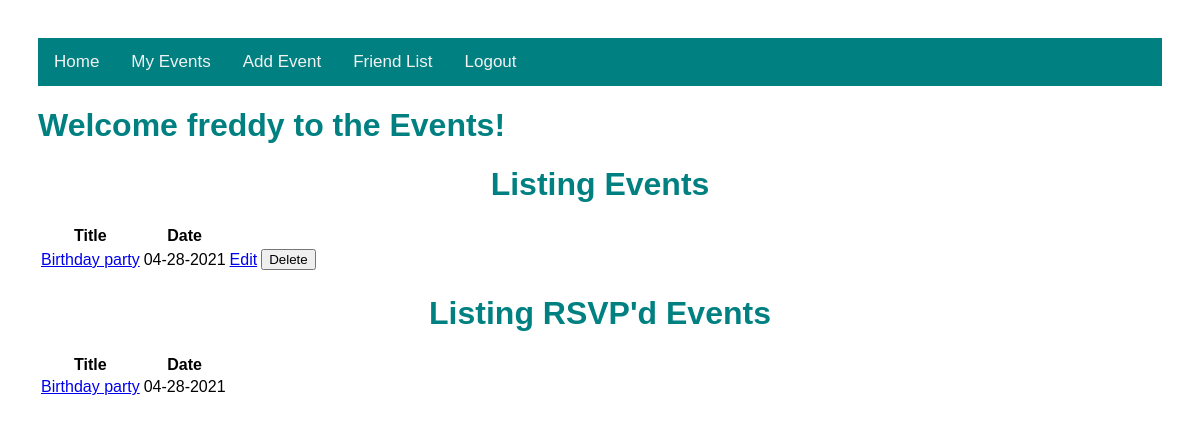
The page /events (signed in) on the database its author committed.
### models.py (models this page shows, shortened)
class Event(db.Model):
    id = db.Column("id", db.Integer, primary_key=True)
    title = db.Column("title", db.String(200))
    text = db.Column("text", db.String(100))
    date = db.Column("date", db.String(50))
    user_id= db.Column(db.Integer, db.ForeignKey("user.id"), nullable=False)
    comments = db.relationship("Comment", backref="event", cascade="all, delete-orphan", lazy=True)

class RSVP(db.Model):
    id = db.Column(db.Integer, primary_key=True)
    event_id = db.Column(db.Integer, db.ForeignKey("event.id"), nullable=False)
    user_id = db.Column(db.Integer, db.ForeignKey("user.id"), nullable=False)
    user= db.relationship("User", lazy=True)
    event= db.relationship("Event", lazy=True)

### flask06.py (the view)
@app.route('/events')
def get_events():
    if session.get('user'):
        my_events = db.session.query(Event).filter_by(user_id=session['user_id']).all()
        event_rsvps = db.session.query(RSVP).filter_by(user_id=session['user_id']).all()
        print(event_rsvps)
        return render_template('events.html', notes=my_events, user=session['user'],rsvps=event_rsvps )
    else:
        return redirect(url_for('login'))

### templates/events.html (shortened to what this page needs)
<!DOCTYPE html>
<html lang="en">
    <head>
        <link rel="stylesheet" href="{{ url_for('static', filename='main.css') }}">
    </head>
    <body>
    <nav>
        <div class="topnav">
            <a href="{{ url_for('home')}}"> Home </a>
            <a href="/events"> My Events </a>
            <a href="{{url_for('new_event')}}"> Add Event</a>
            <a href="{{url_for('get_friends')}}"> Friend List</a>
            <a href="{{ url_for('logout')}}">Logout</a>
        </div>
        </nav>
    <h1>Welcome {{user}} to the Events!</h1>
        <h1 class="eventlist">Listing Events</h1>
        <table>
            <tr>
                <th>Title</th>
                <th>Date</th>
            </tr>
            {% for event in notes %}
            <tr>
                  <td><a href= "{{ url_for('get_event', event_id=event.id) }}"> {{event.title}}</a></td>
                <td>{{ event.date }}</td>
                <td> <a href = "{{ url_for ('update_event', event_id= event.id) }}" > Edit</a></td>
                <td>
                    <form action = "{{ url_for('delete_event', event_id=event.id) }}" method="post">
                        <input type="submit" value="Delete">
                    </form>
                </td>
            </tr>
            {% endfor %}
        </table>
    <h1 class="eventlist">Listing RSVP'd Events </h1>
    <table>
            <tr>
                <th>Title</th>
                <th>Date</th>
            </tr>
            {% for rsvp in rsvps %}
            <tr>
                  <td><a href= "{{ url_for('get_event', event_id=rsvp.event.id) }}"> {{rsvp.event.title}}</a></td>
                <td>{{ rsvp.event.date }}</td>
            </tr>
            {% endfor %}
        </table>
    </body>
</html>

### static/main.css (style rules this page uses)
body { padding: 30px 30px; font-family: Arial, Helvetica, sans-serif; }
h1 { color: teal; }
.topnav { overflow: hidden; background-color: teal; }
.topnav a { float: left; color: #f2f2f2; text-align: center; padding: 14px 16px; text-decoration: none; font-size: 17px; }
.eventlist { text-align: center; alignment: center; }

### rows shown on the page
Event: title "Birthday party", date "04-28-2021"
RSVP: event "Birthday party", event "04-28-2021"

### other values the page prints
{{ user }} "freddy"
